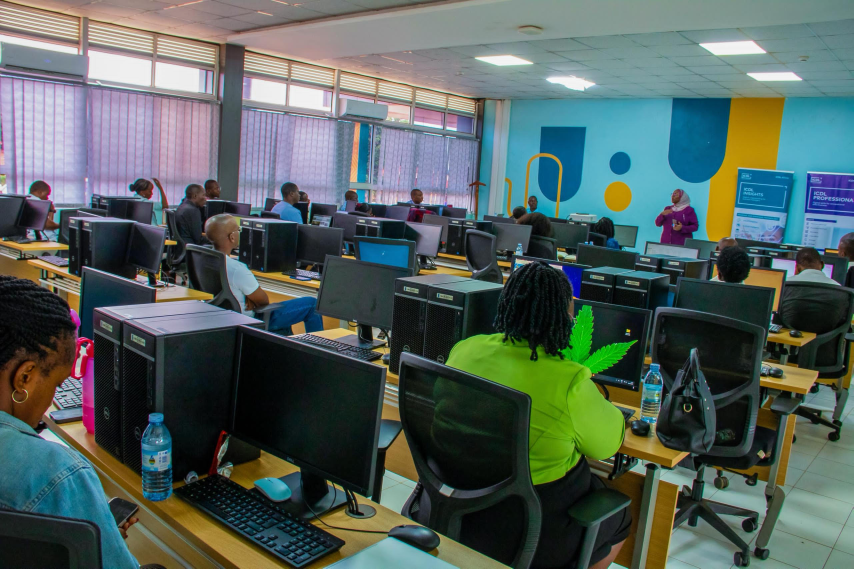
#> input picture scripts/imgsearch/cand/tr7.jpg, 2560 x 1706 px, found by its file name (shown at 1/3 size)
$ python process_page_images.py
#> lines starting #> are read from the running program, lines starting #| are printed output that depends on the picture
#!/usr/bin/env python3
"""Process the three new inner-page photos into public/images.

training     - tr7.jpg (real photo, 2560x1706) crop 16/11 avoiding right-side ICDL banners
procurement  - gen-procurement.png (1344x768) center-crop to 16/11
marketing    - gen-marketing.png   (1344x768) center-crop to 16/11
Output: ~1400px wide progressive JPEGs (hero frame shows ~576px wide @2x).
"""
from PIL import Image
import os

SRC = "/home/z/my-project/scripts/imgsearch"
OUT = "/home/z/my-project/public/images"

def crop_16_11(im, box=None):
    W, H = im.size
    if box is None:
        # center crop to 16/11
        w = min(W, int(H * 16 / 11))
        left = (W - w) // 2
        box = (left, 0, left + w, min(H, int(w * 11 / 16)))
    else:
        # snap box to 16/11: adjust height from given width
        x0, y0, x1, y1 = box
        w = x1 - x0
        h = int(w * 11 / 16)
        y1 = min(H, y0 + h)
        y0 = max(0, y1 - h)
        box = (x0, y0, x1, y1)
    return im.crop(box)

JOBS = [
    ("cand/tr7.jpg",             "training-session.jpg",   (0, 80, 1540, 1141)),
    ("gen-procurement.png", "procurement-supply.jpg", None),
    ("gen-marketing.png",   "marketing-team.jpg",     None),
]

for fname, outname, box in JOBS:
    im = Image.open(os.path.join(SRC, fname)).convert("RGB")
#> im is the input picture: PIL image 2560x1706 RGB; mean R, G, B 83.7, 98, 93.6
    cropped = crop_16_11(im, box)
#> in crop_16_11, `return im.crop(box)`:
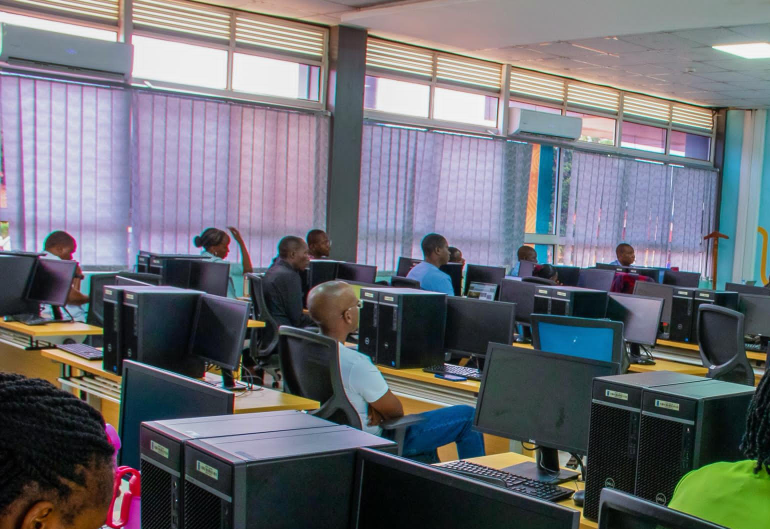
#> returned value: PIL image 1540x1058 RGB (shown at 1/2 size); mean R, G, B 107.8, 109, 115.3
    w, h = cropped.size
#> w = 1540; h = 1058
    target_w = 1400
    if w > target_w:
        cropped = cropped.resize((target_w, int(target_w * h / w)), Image.LANCZOS)
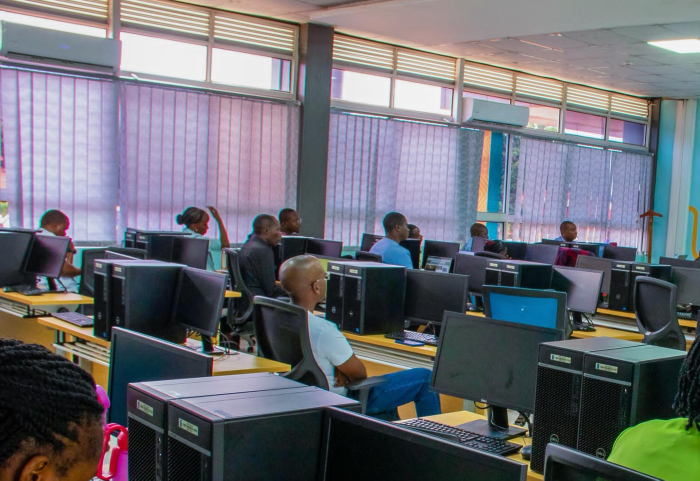
#> cropped: PIL image 1400x961 RGB (shown at 1/2 size); mean R, G, B 107.8, 109, 115.3
    out = os.path.join(OUT, outname)
    cropped.save(out, "JPEG", quality=84, progressive=True, optimize=True)
    print(f"{outname}: {im.size} -> {cropped.size}, {os.path.getsize(out)//1024}KB")
#| training-session.jpg: (2560, 1706) -> (1400, 961), 218KB
#> pass 2 of the loop `for fname, outname, box in JOBS:`:
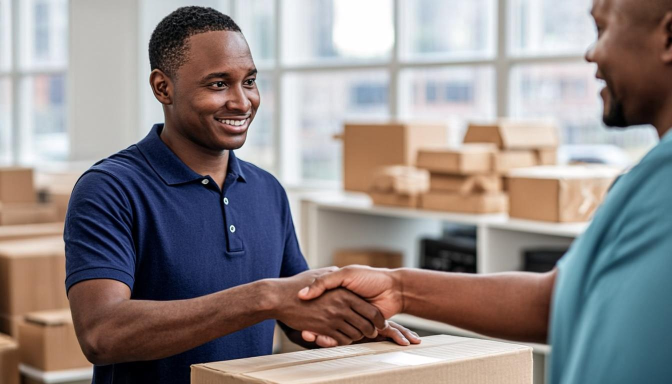
#> input picture scripts/imgsearch/gen-procurement.png, 1344 x 768 px, found by its file name (shown at 1/2 size)
#> im is the input picture: PIL image 1344x768 RGB; mean R, G, B 144.1, 136.8, 136.2
#> in crop_16_11 (call 2), `return im.crop(box)`:
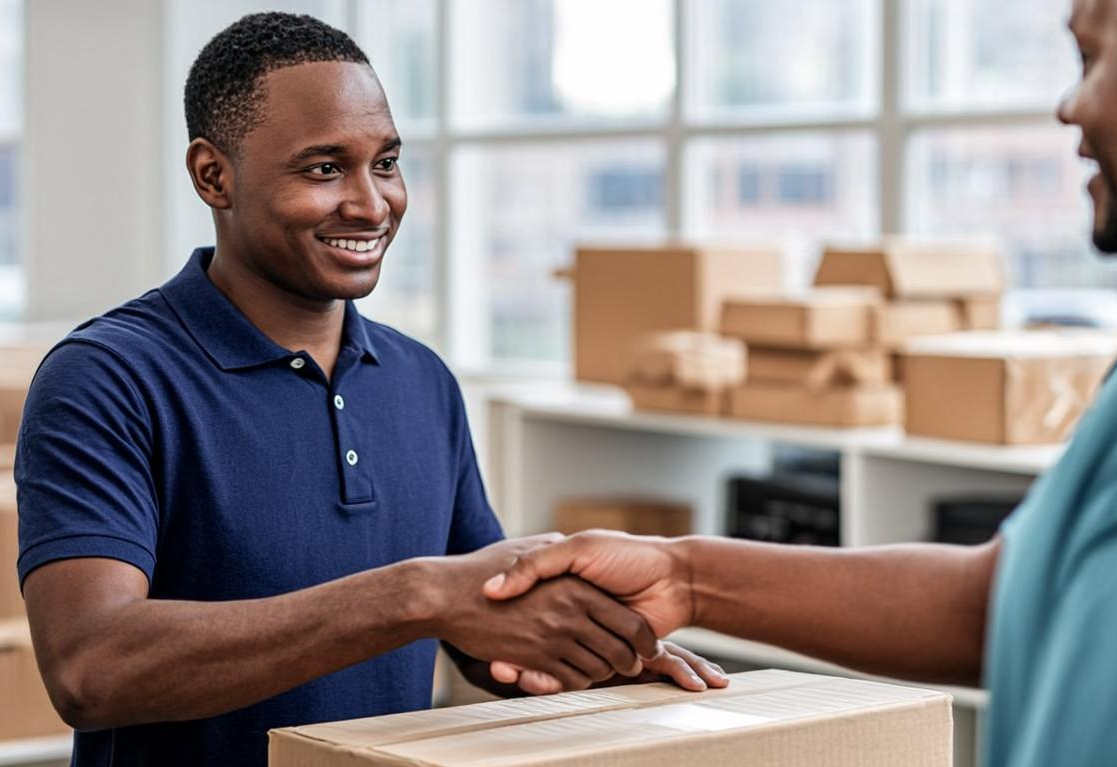
#> returned value: PIL image 1117x767 RGB; mean R, G, B 146.5, 137.5, 137.4
#| procurement-supply.jpg: (1344, 768) -> (1117, 767), 94KB
#> pass 3 of the loop `for fname, outname, box in JOBS:`:
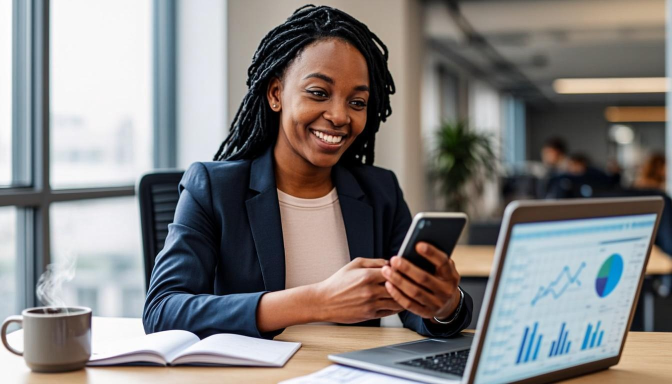
#> input picture scripts/imgsearch/gen-marketing.png, 1344 x 768 px, found by its file name (shown at 1/2 size)
#> im is the input picture: PIL image 1344x768 RGB; mean R, G, B 131.6, 128.7, 127.5
#> in crop_16_11 (call 3), `return im.crop(box)`:
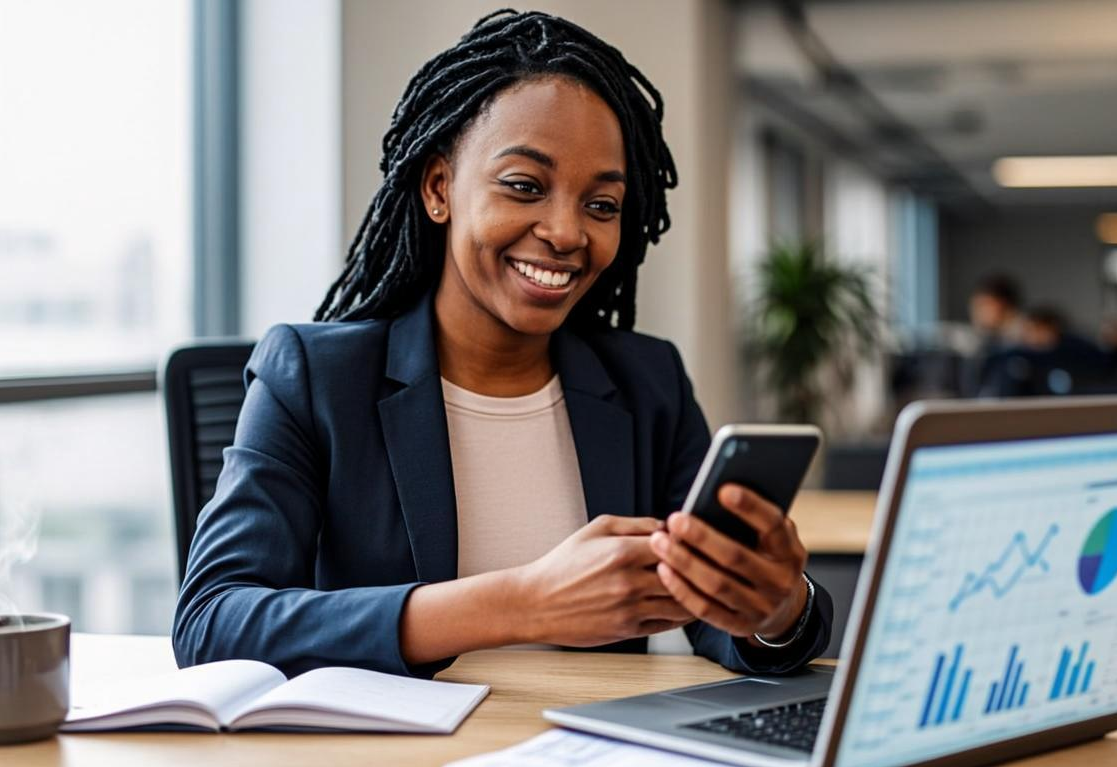
#> returned value: PIL image 1117x767 RGB; mean R, G, B 129.9, 126.3, 125.5
#| marketing-team.jpg: (1344, 768) -> (1117, 767), 96KB
